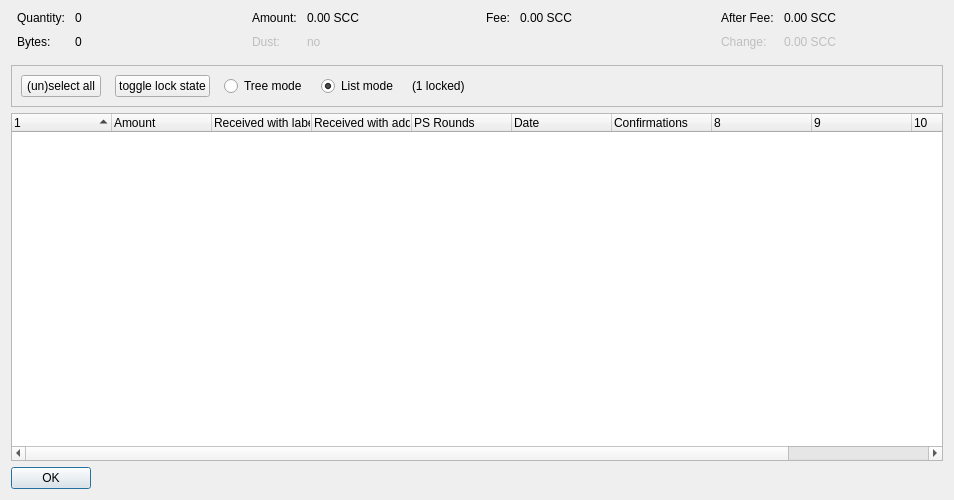
<?xml version="1.0" encoding="UTF-8"?>
<ui version="4.0">
 <class>CoinControlDialog</class>
 <widget class="QDialog" name="CoinControlDialog">
  <property name="geometry">
   <rect>
    <x>0</x>
    <y>0</y>
    <width>954</width>
    <height>500</height>
   </rect>
  </property>
  <property name="windowTitle">
   <string>Coin Selection</string>
  </property>
  <layout class="QVBoxLayout" name="verticalLayout">
   <item>
    <layout class="QHBoxLayout" name="horizontalLayoutTop" stretch="0,0,0,0">
     <property name="topMargin">
      <number>0</number>
     </property>
     <property name="bottomMargin">
      <number>10</number>
     </property>
     <item>
      <layout class="QFormLayout" name="formLayoutCoinControl1">
       <property name="horizontalSpacing">
        <number>10</number>
       </property>
       <property name="verticalSpacing">
        <number>10</number>
       </property>
       <property name="leftMargin">
        <number>6</number>
       </property>
       <property name="rightMargin">
        <number>6</number>
       </property>
       <item row="0" column="0">
        <widget class="QLabel" name="labelCoinControlQuantityText">
         <property name="text">
          <string>Quantity:</string>
         </property>
        </widget>
       </item>
       <item row="0" column="1">
        <widget class="QLabel" name="labelCoinControlQuantity">
         <property name="cursor">
          <cursorShape>IBeamCursor</cursorShape>
         </property>
         <property name="contextMenuPolicy">
          <enum>Qt::ActionsContextMenu</enum>
         </property>
         <property name="text">
          <string notr="true">0</string>
         </property>
         <property name="textInteractionFlags">
          <set>Qt::LinksAccessibleByMouse|Qt::TextSelectableByKeyboard|Qt::TextSelectableByMouse</set>
         </property>
        </widget>
       </item>
       <item row="1" column="0">
        <widget class="QLabel" name="labelCoinControlBytesText">
         <property name="text">
          <string>Bytes:</string>
         </property>
        </widget>
       </item>
       <item row="1" column="1">
        <widget class="QLabel" name="labelCoinControlBytes">
         <property name="cursor">
          <cursorShape>IBeamCursor</cursorShape>
         </property>
         <property name="contextMenuPolicy">
          <enum>Qt::ActionsContextMenu</enum>
         </property>
         <property name="text">
          <string notr="true">0</string>
         </property>
         <property name="textInteractionFlags">
          <set>Qt::LinksAccessibleByMouse|Qt::TextSelectableByKeyboard|Qt::TextSelectableByMouse</set>
         </property>
        </widget>
       </item>
      </layout>
     </item>
     <item>
      <layout class="QFormLayout" name="formLayoutCoinControl2">
       <property name="horizontalSpacing">
        <number>10</number>
       </property>
       <property name="verticalSpacing">
        <number>10</number>
       </property>
       <property name="leftMargin">
        <number>6</number>
       </property>
       <property name="rightMargin">
        <number>6</number>
       </property>
       <item row="0" column="0">
        <widget class="QLabel" name="labelCoinControlAmountText">
         <property name="text">
          <string>Amount:</string>
         </property>
        </widget>
       </item>
       <item row="0" column="1">
        <widget class="QLabel" name="labelCoinControlAmount">
         <property name="cursor">
          <cursorShape>IBeamCursor</cursorShape>
         </property>
         <property name="contextMenuPolicy">
          <enum>Qt::ActionsContextMenu</enum>
         </property>
         <property name="text">
          <string notr="true">0.00 SCC</string>
         </property>
         <property name="textInteractionFlags">
          <set>Qt::LinksAccessibleByMouse|Qt::TextSelectableByKeyboard|Qt::TextSelectableByMouse</set>
         </property>
        </widget>
       </item>
       <item row="1" column="0">
        <widget class="QLabel" name="labelCoinControlLowOutputText">
         <property name="enabled">
          <bool>false</bool>
         </property>
         <property name="text">
          <string>Dust:</string>
         </property>
        </widget>
       </item>
       <item row="1" column="1">
        <widget class="QLabel" name="labelCoinControlLowOutput">
         <property name="enabled">
          <bool>false</bool>
         </property>
         <property name="cursor">
          <cursorShape>IBeamCursor</cursorShape>
         </property>
         <property name="contextMenuPolicy">
          <enum>Qt::ActionsContextMenu</enum>
         </property>
         <property name="text">
          <string notr="true">no</string>
         </property>
         <property name="textInteractionFlags">
          <set>Qt::LinksAccessibleByMouse|Qt::TextSelectableByKeyboard|Qt::TextSelectableByMouse</set>
         </property>
        </widget>
       </item>
      </layout>
     </item>
     <item>
      <layout class="QFormLayout" name="formLayoutCoinControl3">
       <property name="horizontalSpacing">
        <number>10</number>
       </property>
       <property name="verticalSpacing">
        <number>10</number>
       </property>
       <property name="leftMargin">
        <number>6</number>
       </property>
       <property name="rightMargin">
        <number>6</number>
       </property>
       <item row="0" column="0">
        <widget class="QLabel" name="labelCoinControlFeeText">
         <property name="text">
          <string>Fee:</string>
         </property>
        </widget>
       </item>
       <item row="0" column="1">
        <widget class="QLabel" name="labelCoinControlFee">
         <property name="cursor">
          <cursorShape>IBeamCursor</cursorShape>
         </property>
         <property name="contextMenuPolicy">
          <enum>Qt::ActionsContextMenu</enum>
         </property>
         <property name="text">
          <string notr="true">0.00 SCC</string>
         </property>
         <property name="textInteractionFlags">
          <set>Qt::LinksAccessibleByMouse|Qt::TextSelectableByKeyboard|Qt::TextSelectableByMouse</set>
         </property>
        </widget>
       </item>
      </layout>
     </item>
     <item>
      <layout class="QFormLayout" name="formLayoutCoinControl4">
       <property name="horizontalSpacing">
        <number>10</number>
       </property>
       <property name="verticalSpacing">
        <number>10</number>
       </property>
       <property name="leftMargin">
        <number>6</number>
       </property>
       <property name="rightMargin">
        <number>6</number>
       </property>
       <item row="0" column="0">
        <widget class="QLabel" name="labelCoinControlAfterFeeText">
         <property name="text">
          <string>After Fee:</string>
         </property>
        </widget>
       </item>
       <item row="0" column="1">
        <widget class="QLabel" name="labelCoinControlAfterFee">
         <property name="cursor">
          <cursorShape>IBeamCursor</cursorShape>
         </property>
         <property name="contextMenuPolicy">
          <enum>Qt::ActionsContextMenu</enum>
         </property>
         <property name="text">
          <string notr="true">0.00 SCC</string>
         </property>
         <property name="textInteractionFlags">
          <set>Qt::LinksAccessibleByMouse|Qt::TextSelectableByKeyboard|Qt::TextSelectableByMouse</set>
         </property>
        </widget>
       </item>
       <item row="1" column="0">
        <widget class="QLabel" name="labelCoinControlChangeText">
         <property name="enabled">
          <bool>false</bool>
         </property>
         <property name="text">
          <string>Change:</string>
         </property>
        </widget>
       </item>
       <item row="1" column="1">
        <widget class="QLabel" name="labelCoinControlChange">
         <property name="enabled">
          <bool>false</bool>
         </property>
         <property name="cursor">
          <cursorShape>IBeamCursor</cursorShape>
         </property>
         <property name="contextMenuPolicy">
          <enum>Qt::ActionsContextMenu</enum>
         </property>
         <property name="text">
          <string notr="true">0.00 SCC</string>
         </property>
         <property name="textInteractionFlags">
          <set>Qt::LinksAccessibleByMouse|Qt::TextSelectableByKeyboard|Qt::TextSelectableByMouse</set>
         </property>
        </widget>
       </item>
      </layout>
     </item>
    </layout>
   </item>
   <item>
    <widget class="QFrame" name="frame">
     <property name="minimumSize">
      <size>
       <width>0</width>
       <height>40</height>
      </size>
     </property>
     <property name="frameShape">
      <enum>QFrame::StyledPanel</enum>
     </property>
     <property name="frameShadow">
      <enum>QFrame::Sunken</enum>
     </property>
     <layout class="QHBoxLayout" name="horizontalLayout">
      <item>
       <layout class="QHBoxLayout" name="horizontalLayoutPanel" stretch="0,0,0,0,0,0">
        <property name="spacing">
         <number>14</number>
        </property>
        <item>
         <widget class="QPushButton" name="pushButtonSelectAll">
          <property name="sizePolicy">
           <sizepolicy hsizetype="Maximum" vsizetype="Fixed">
            <horstretch>0</horstretch>
            <verstretch>0</verstretch>
           </sizepolicy>
          </property>
          <property name="text">
           <string>(un)select all</string>
          </property>
          <property name="autoDefault">
           <bool>false</bool>
          </property>
         </widget>
        </item>
        <item>
         <widget class="QPushButton" name="pushButtonToggleLock">
          <property name="sizePolicy">
           <sizepolicy hsizetype="Maximum" vsizetype="Fixed">
            <horstretch>0</horstretch>
            <verstretch>0</verstretch>
           </sizepolicy>
          </property>
          <property name="text">
           <string>toggle lock state</string>
          </property>
          <property name="autoDefault">
           <bool>false</bool>
          </property>
         </widget>
        </item>
        <item>
         <widget class="QRadioButton" name="radioTreeMode">
          <property name="sizePolicy">
           <sizepolicy hsizetype="Maximum" vsizetype="Fixed">
            <horstretch>0</horstretch>
            <verstretch>0</verstretch>
           </sizepolicy>
          </property>
          <property name="text">
           <string>Tree mode</string>
          </property>
         </widget>
        </item>
        <item>
         <widget class="QRadioButton" name="radioListMode">
          <property name="sizePolicy">
           <sizepolicy hsizetype="Maximum" vsizetype="Fixed">
            <horstretch>0</horstretch>
            <verstretch>0</verstretch>
           </sizepolicy>
          </property>
          <property name="text">
           <string>List mode</string>
          </property>
          <property name="checked">
           <bool>true</bool>
          </property>
         </widget>
        </item>
        <item>
         <widget class="QLabel" name="labelLocked">
          <property name="text">
           <string>(1 locked)</string>
          </property>
         </widget>
        </item>
        <item>
         <spacer name="horizontalSpacer">
          <property name="orientation">
           <enum>Qt::Horizontal</enum>
          </property>
          <property name="sizeHint" stdset="0">
           <size>
            <width>40</width>
            <height>20</height>
           </size>
          </property>
         </spacer>
        </item>
       </layout>
      </item>
     </layout>
    </widget>
   </item>
   <item>
    <widget class="CoinControlTreeWidget" name="treeWidget">
     <property name="contextMenuPolicy">
      <enum>Qt::CustomContextMenu</enum>
     </property>
     <property name="sortingEnabled">
      <bool>false</bool>
     </property>
     <property name="columnCount">
      <number>11</number>
     </property>
     <attribute name="headerShowSortIndicator" stdset="0">
      <bool>true</bool>
     </attribute>
     <attribute name="headerStretchLastSection">
      <bool>false</bool>
     </attribute>
     <column>
      <property name="text">
       <string/>
      </property>
     </column>
     <column>
      <property name="text">
       <string>Amount</string>
      </property>
     </column>
     <column>
      <property name="text">
       <string>Received with label</string>
      </property>
     </column>
     <column>
      <property name="text">
       <string>Received with address</string>
      </property>
     </column>
     <column>
      <property name="text">
       <string>PS Rounds</string>
      </property>
     </column>
     <column>
      <property name="text">
       <string>Date</string>
      </property>
     </column>
     <column>
      <property name="text">
       <string>Confirmations</string>
      </property>
      <property name="toolTip">
       <string>Confirmed</string>
      </property>
     </column>
     <column>
      <property name="text">
       <string/>
      </property>
     </column>
     <column>
      <property name="text">
       <string/>
      </property>
     </column>
     <column>
      <property name="text">
       <string/>
      </property>
     </column>
     <column>
      <property name="text">
       <string/>
      </property>
     </column>
    </widget>
   </item>
   <item>
    <widget class="QDialogButtonBox" name="buttonBox">
     <property name="sizePolicy">
      <sizepolicy hsizetype="Maximum" vsizetype="Fixed">
       <horstretch>0</horstretch>
       <verstretch>0</verstretch>
      </sizepolicy>
     </property>
     <property name="orientation">
      <enum>Qt::Horizontal</enum>
     </property>
     <property name="standardButtons">
      <set>QDialogButtonBox::Ok</set>
     </property>
    </widget>
   </item>
  </layout>
 </widget>
 <customwidgets>
  <customwidget>
   <class>CoinControlTreeWidget</class>
   <extends>QTreeWidget</extends>
   <header>qt/coincontroltreewidget.h</header>
  </customwidget>
 </customwidgets>
 <resources/>
 <connections/>
</ui>
